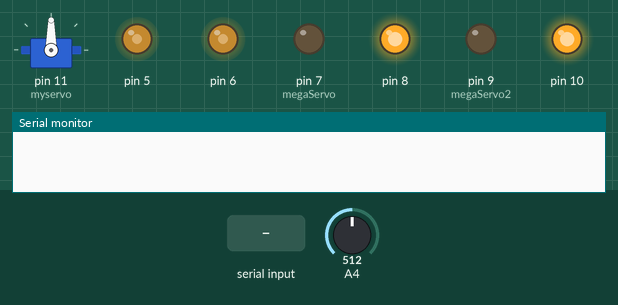
Recording of a sketch running on a simulated Arduino Uno, built with avr-gcc and run on an emulated ATmega328P. Shown: servo, output pins drawn as LEDs (lit = HIGH), the last lines printed to the serial monitor. The inputs (shaded band) are chosen by the test bench; at power-on: A4 = 512.

Above: at 1.2 s.
1.3 s: "90,45\n" received over Serial
At 2.8 s:
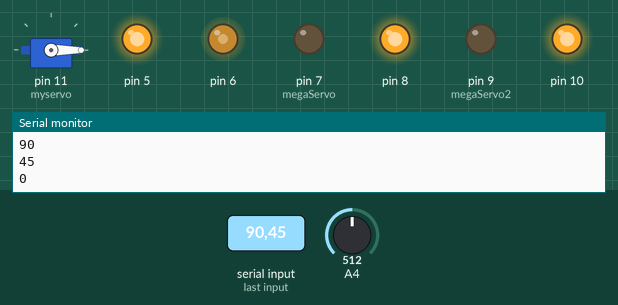
3.8 s: A4 set to 716
At 5.0 s:
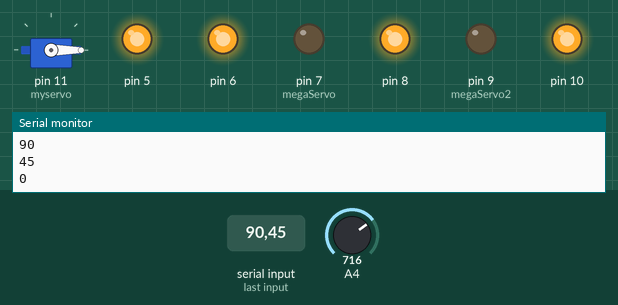
5.3 s: "30,150\n" received over Serial
At 6.1 s:
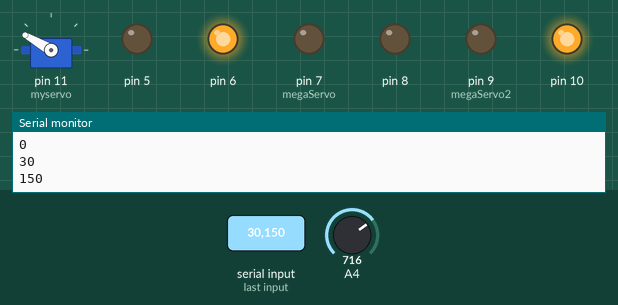
7.8 s: A4 set to 810
At 8.2 s:
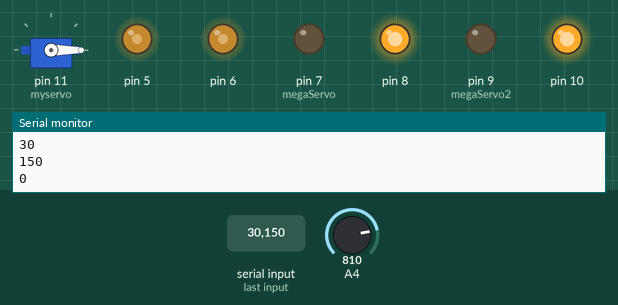
9.3 s: "200\n" received over Serial
At 10.0 s:
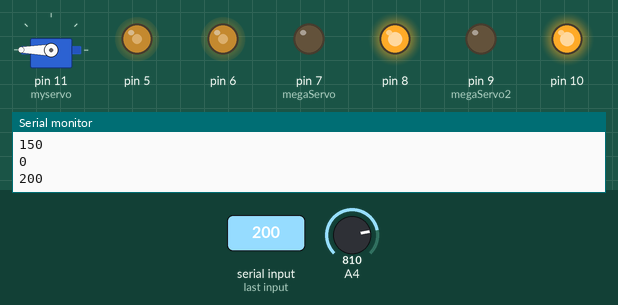
11.7 s: A4 set to 790
At 12.4 s:
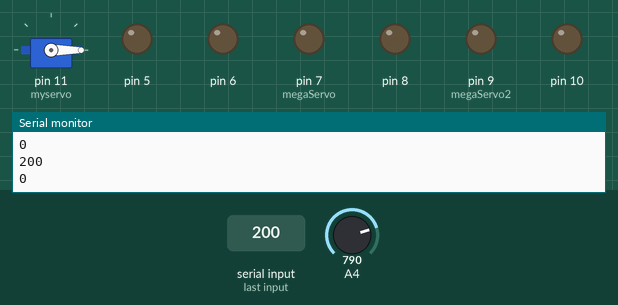
Timing chart, 0 to 14.2 s (numbered marks = the images above; inputs shaded):
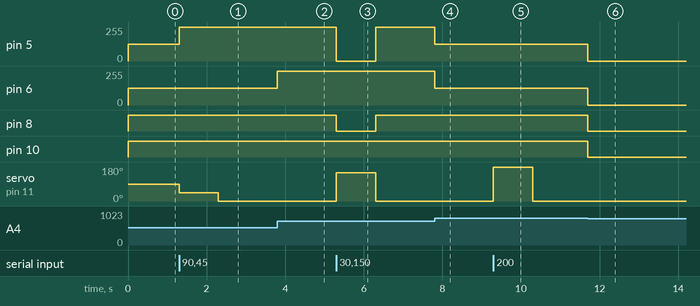

The sketch:

MegaServo_control_2servos_tes2_timer2_funciona.ino
```cpp
#include <Servo.h>
Servo myservo;  // create servo object to control a servo
int pos = 0;    // variable to store the servo position

#include "MegaServo.h"

MegaServo megaServo;
MegaServo megaServo2;


void setup()
{
  Serial.begin(115200);

  megaServo.attach(7, 8, 5, A4);
    megaServo2.attach(9, 10, 6, A4);

  megaServo.write(90);
    megaServo2.write(90);

      myservo.attach(11);  // attaches the servo on pin 9 to the servo object
}

void loop()
{
  if (Serial.available())
  {
    int angle = Serial.parseInt();

    Serial.println(angle);

    megaServo.write(angle);
myservo.write(angle);              // tell servo to go to position in variable 'pos'
  }


  /*for (pos = 0; pos <= 180; pos += 1) { // goes from 0 degrees to 180 degrees
    // in steps of 1 degree
    myservo.write(pos);              // tell servo to go to position in variable 'pos'
    delay(1);                       // waits 15 ms for the servo to reach the position
  }
  for (pos = 180; pos >= 0; pos -= 1) { // goes from 180 degrees to 0 degrees
    myservo.write(pos);              // tell servo to go to position in variable 'pos'
    delay(1);                       // waits 15 ms for the servo to reach the position
  }

  */
}
```

MegaServo.h
```cpp
#define MAX_SERVOS 2

#define MIN_POT_VALUE 180
#define MAX_POT_VALUE 800

#define MIN_ANGLE 10
#define MAX_ANGLE 170

typedef unsigned char uint8_t;

typedef struct {
	int wanted_angle;
	int current_angle;
	uint8_t speed;
} servo_status;

class MegaServo
{
public:
	MegaServo();
	void attach(int _cw_pin, int _ccw_pin, int _enablerPin, uint8_t _sensor_pin);
        void attach(int _cw_pin, int _ccw_pin, int _enablerPin, uint8_t _sensor_pin, int _offset);
	void detach();
	void write(int degrees);
	void update();
	servo_status read();

        bool active;
        int index;
private:
        int offset;
	int cw_pin;
	int ccw_pin;
	int enabler_pin;
	uint8_t sensor_pin;
	uint8_t speed;
	int wanted_position;
	int tolerance;

        void write_pot_value(int degrees);
        void run_cw();
	void run_ccw();
	void stop();
        int get_position();
};

static int s_index;                // number of registered servo's
static MegaServo* _m_servos[2];    // array containing registered servo's
```

MegaServo.ino
```cpp
MegaServo::MegaServo()
{
  if (s_index == MAX_SERVOS)
  {
    return;
  }

  index = s_index;

  _m_servos[s_index++] = this;

  tolerance = 15;
}

void MegaServo::attach(int _cw_pin, int _ccw_pin, int _enablerPin, uint8_t _sensor_pin)
{
  attach(_cw_pin, _ccw_pin, _enablerPin, _sensor_pin, 0);
}

void MegaServo::attach(int _cw_pin, int _ccw_pin, int _enablerPin, uint8_t _sensor_pin, int _offset)
{
  cw_pin = _cw_pin;
  ccw_pin =  _ccw_pin;
  enabler_pin = _enablerPin;
  sensor_pin = _sensor_pin;
  offset = _offset;

  active = true;

  pinMode(cw_pin, OUTPUT);
  pinMode(ccw_pin, OUTPUT);

  digitalWrite(cw_pin, LOW);
  digitalWrite(ccw_pin, LOW);

  // shamelessly hijack timer2...
  noInterrupts();           // disable all interrupts
  TCCR2A = 0;
  TCCR2B = 0;
  TCNT2  = 0;
  OCR2A = 250;            // compare match register 16MHz/256/60Hz
  TCCR2B |= (1 << WGM21);   // CTC mode
  TCCR2B |= (1 << CS12);    // 256 prescaler
  TIMSK2 |= (1 << OCIE2A);  // enable timer compare interrupt
  interrupts();             // enable all interrupts
}

// timer interrupt routine
ISR(TIMER2_COMPA_vect)
{
  for (int i = 0; i < s_index; i++)
  {
    if (_m_servos[i]->active)
    {
      _m_servos[i]->update();
    }
  }
}

void MegaServo::detach()
{
  stop();

  active = false;
}

void MegaServo::write(int degrees)
{
  // map degrees to potentiometer value
  int pot_value = map(degrees, MIN_ANGLE, MAX_ANGLE, MIN_POT_VALUE, MAX_POT_VALUE);

  write_pot_value(pot_value);
}

void MegaServo::update()
{
  int current_position = get_position();

  // Guard servo's min and max bounds
  if (current_position < MIN_POT_VALUE)
  {
    write(MIN_ANGLE);
  }

  if (current_position > MAX_POT_VALUE)
  {
    write(MAX_ANGLE);
  }

  // Gap between curent and wanted positions
  int gap = abs(current_position - wanted_position);

  // If gap is within tolerance then stop
  if (gap < tolerance)
  {
    stop();

    return;
  }

  // set speed according to gap remaining
  speed = 125;

  if (gap > 50)
  {
    speed = 165;
  }
  if (gap > 75)
  {
    speed = 205;
  }
  if (gap > 100)
  {
    speed = 255;
  }

  // Determine direction
  if (current_position < wanted_position)
  {
    run_cw();
  }

  if (current_position > wanted_position)
  {
    run_ccw();
  }
}

servo_status MegaServo::read()
{
  // Get current postion, wanted position and speed
  servo_status current_status;

  int current_angle = map(get_position(), MIN_POT_VALUE, MAX_POT_VALUE, MIN_ANGLE, MAX_ANGLE);
  int wanted_angle = map(wanted_position, MIN_POT_VALUE, MAX_POT_VALUE, MIN_ANGLE, MAX_ANGLE);

  current_status.current_angle = current_angle;
  current_status.wanted_angle = wanted_angle;
  current_status.speed = speed;

  return current_status;
}

/*************** Private stuff **************/

void MegaServo::write_pot_value(int value)
{
  // Constrain value to servo's min and max bounds
  int constrained_value = constrain(value, MIN_POT_VALUE + tolerance, MAX_POT_VALUE - tolerance);

  // set destination
  wanted_position = constrained_value;
}

// Run motor clockwise at current speed
void MegaServo::run_cw()
{
  digitalWrite(cw_pin, HIGH);
  digitalWrite(ccw_pin, LOW);

  analogWrite(enabler_pin, speed);
}

// Run motor counter clockwise at current speed
void MegaServo::run_ccw()
{
  digitalWrite(cw_pin, LOW);
  digitalWrite(ccw_pin, HIGH);

  analogWrite(enabler_pin, speed);
}

// Stop the motor, set speed to 0
void MegaServo::stop()
{
  digitalWrite(cw_pin, LOW);
  digitalWrite(ccw_pin, LOW);

  analogWrite(enabler_pin, 0);
}

// Get current offset potentiometer position
int MegaServo::get_position()
{
  return analogRead(sensor_pin) + offset;
}
```

Measured:
- after the input at 1.3 s, pin 5: 125/255 → 255/255 at once; servo on pin 11 (myservo): 90° → 45° at once, → 0° 1.0 s later
- after the input at 3.8 s, pin 6: 125/255 → 255/255 at once
- after the input at 5.3 s, pin 5: 255/255 → 0/255 at once, → 255/255 1.0 s later; pin 8: HIGH → LOW at once, → HIGH 1.0 s later; servo on pin 11 (myservo): 0° → 150° at once, → 0° 1.0 s later
- after the input at 7.8 s, pin 5, pin 6: 255/255 → 125/255 at once
- after the input at 9.3 s, servo on pin 11 (myservo): 0° → 180° at once, → 0° 1.0 s later
- after the input at 11.7 s, pin 5, pin 6: 125/255 → 0/255 at once; pin 8, pin 10: HIGH → LOW at once
